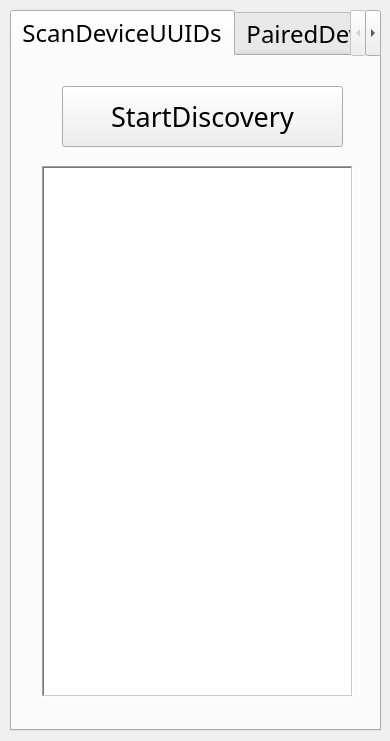
<?xml version="1.0" encoding="UTF-8"?>
<ui version="4.0">
 <class>QDeviceUUID</class>
 <widget class="QWidget" name="QDeviceUUID">
  <property name="geometry">
   <rect>
    <x>0</x>
    <y>0</y>
    <width>390</width>
    <height>741</height>
   </rect>
  </property>
  <property name="font">
   <font>
    <family>宋体</family>
    <pointsize>16</pointsize>
   </font>
  </property>
  <property name="windowTitle">
   <string>QDeviceUUID</string>
  </property>
  <widget class="QTabWidget" name="tabWidget">
   <property name="geometry">
    <rect>
     <x>10</x>
     <y>10</y>
     <width>371</width>
     <height>721</height>
    </rect>
   </property>
   <property name="sizePolicy">
    <sizepolicy hsizetype="Maximum" vsizetype="Maximum">
     <horstretch>0</horstretch>
     <verstretch>0</verstretch>
    </sizepolicy>
   </property>
   <property name="font">
    <font>
     <family>宋体</family>
     <pointsize>18</pointsize>
    </font>
   </property>
   <property name="currentIndex">
    <number>0</number>
   </property>
   <widget class="QWidget" name="ScanDevUUIDs">
    <attribute name="title">
     <string>ScanDeviceUUIDs</string>
    </attribute>
    <widget class="QPushButton" name="ButtonStartDiscovery">
     <property name="geometry">
      <rect>
       <x>50</x>
       <y>30</y>
       <width>281</width>
       <height>61</height>
      </rect>
     </property>
     <property name="font">
      <font>
       <family>宋体</family>
       <pointsize>20</pointsize>
      </font>
     </property>
     <property name="text">
      <string>StartDiscovery</string>
     </property>
    </widget>
    <widget class="QTreeView" name="treeViewScan">
     <property name="geometry">
      <rect>
       <x>30</x>
       <y>110</y>
       <width>311</width>
       <height>531</height>
      </rect>
     </property>
     <property name="frameShape">
      <enum>QFrame::WinPanel</enum>
     </property>
    </widget>
   </widget>
   <widget class="QWidget" name="PairedDevUUIDs">
    <attribute name="title">
     <string>PairedDeviceUUIDs</string>
    </attribute>
    <widget class="QPushButton" name="ButtonGetPairedDevUUID">
     <property name="geometry">
      <rect>
       <x>50</x>
       <y>30</y>
       <width>281</width>
       <height>61</height>
      </rect>
     </property>
     <property name="font">
      <font>
       <family>宋体</family>
       <pointsize>20</pointsize>
      </font>
     </property>
     <property name="text">
      <string>GetPairedDevice</string>
     </property>
    </widget>
    <widget class="QTreeView" name="treeViewPaired">
     <property name="geometry">
      <rect>
       <x>30</x>
       <y>110</y>
       <width>311</width>
       <height>531</height>
      </rect>
     </property>
     <property name="frameShape">
      <enum>QFrame::WinPanel</enum>
     </property>
    </widget>
   </widget>
  </widget>
 </widget>
 <resources/>
 <connections/>
</ui>
